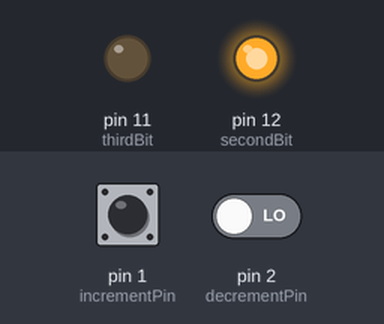
The sketch below on a simulated Arduino Uno, built with avr-gcc and run on an emulated ATmega328P. Shown: output pins drawn as LEDs (lit = HIGH). The inputs (shaded band) are chosen by the test bench; at power-on: pin 2 (decrementPin) LOW, pin 1 (incrementPin) HIGH. Pins used as bus, display or sensor lines are not drawn.

Above: at 1.2 s.
1.3 s: pin 2 (decrementPin) driven HIGH
At 2.5 s:
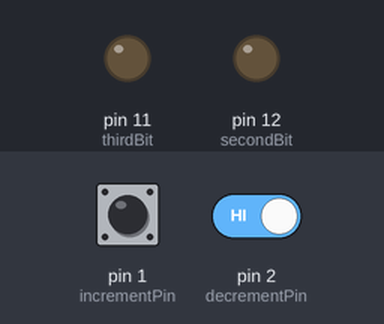
2.8 s: pin 1 (incrementPin) pulsed LOW 5 times (0.12 s each, 0.3 s apart)
At 4.0 s:
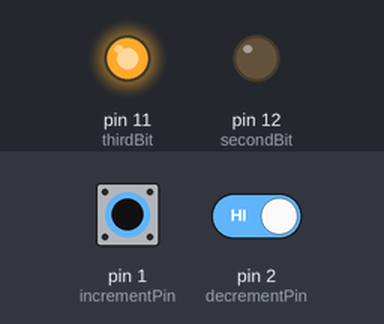
At 5.4 s:
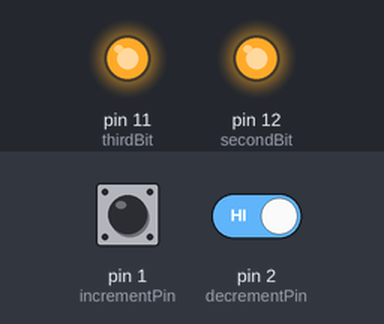
Timing chart, 0 to 6.9 s (numbered marks = the images above; inputs shaded):
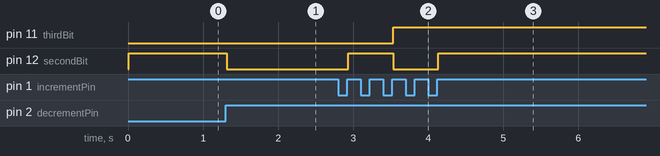

The sketch:

jsee4Lab2.ino
```cpp
/* jsee4Lab2.ino */
/* -----------------------------------------------------------------------------------
 >> Assignment details and provided code are created and owned by Patrick Troy.
 >> University of Illinois Chicago - CS 362, Spring 2024
 >> -----------------------------------------------------------------------------------
 >> Course : Computer Design
 >> Author : John Ezra See (668942698, jsee4)
 >> System : Windows 11 w/ Arduino IDE
 >> References: https://docs.arduino.cc/
                https://www.ladyada.net/learn/arduino/lesson5.html
 - -                             - -
 >> Project/Lab Name    : Lab 2: Three Bit Counter
 >> Brief Description   : The arduino consists of three leds which represent each
                          single bit. Two buttons used to increment/decrement a 1-7
                          value represented by the state of the LED.
 >> Assumptions         : None
 >> Date demonstrated   : 1/29/2024
 >> Teaching Assistant  : Jonathon
------------------------------------------------------------------------------------- */
// Global variables:
// Constants/Pins:
const int incrementPin = 1; // Input
const int decrementPin = 2; // Input
const int firstBit = 13;    // Output
const int secondBit = 12;   // Output
const int thirdBit = 11;    // Output

// Changing variables:
int incrementState = 0;  // variable for reading the pushbutton status
int value = 1; // Start with the value 1.
int decrementState = 0;
int prevDecrementState = 0;
int prevIncrementState = 0;

// Debounce variables:
unsigned long lastDebounceTime = 0;
unsigned long debounceDelay = 10;

void setup() {
  pinMode(firstBit, OUTPUT);
  pinMode(secondBit, OUTPUT);
  pinMode(thirdBit, OUTPUT);
  pinMode(incrementPin, INPUT);
  pinMode(decrementPin, INPUT);
}

void loop() {
  // if (millis() - lastDebounceTime <= debounceDelay) return; // Within the delay, don't
  //                                                           // do anything...
  incrementState = digitalRead(incrementPin);
  decrementState = digitalRead(decrementPin);

  // How long should the button be held minimum for it to be considered valid?
  delay(10);

  int incrementState2 = digitalRead(incrementPin);
  int decrementState2 = digitalRead(decrementPin);

  // Check for consistent readings using the Brookly Debounce method.
  if ((incrementState != incrementState2) || (decrementState != decrementState2)) return;

  bool incrementPressed = incrementState == HIGH && prevIncrementState != HIGH;
  bool decrementPressed = decrementState == HIGH && prevDecrementState != HIGH;

  if (incrementPressed && value < 7) value++;
  if (decrementPressed && value > 0) value--;
  // if (incrementPressed || decrementPressed) lastDebounceTime = millis(); // Reset
  //                                             // debounce time when button is pressed.

  digitalWrite(firstBit, (value & 0x1) >= 1);
  digitalWrite(secondBit, (value & 0x2) >= 1);
  digitalWrite(thirdBit, (value & 0x4) >= 1);

  prevIncrementState = incrementState;
  prevDecrementState = decrementState;
}
```

Measured:
- after the input at 1.3 s, pin 12 (secondBit): HIGH → LOW at once
- after the input at 2.8 s, pin 11 (thirdBit): LOW → HIGH after 0.73 s; pin 12 (secondBit): LOW → HIGH after 0.13 s, → LOW 0.60 s later, → HIGH 0.60 s later
